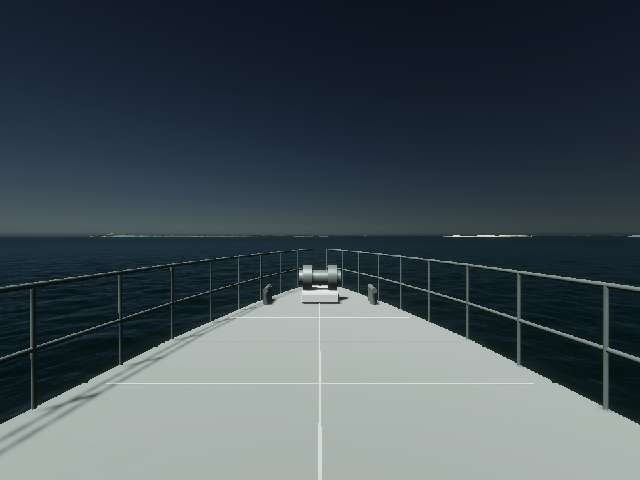
#> input picture output/sango-twin-camera/feed-frame.jpg, 640 x 480 px
$ python sango_camera_probe_frame.py
#> lines starting #> are read from the running program, lines starting #| are printed output that depends on the picture; after the words box and inside, x2 and y2 are one past the last pixel; in counts of white or black regions, pixels touching at a corner belong together
### colav_simulator/core/mast_cameras.py
"""Mast camera calibration table + pixel-box georef (P3-S2, spec #90).

Backend-authoritative single copy of the FCB45 mast sensor family
(``milliampere-ch5-fcb45-layout.md`` §4.2 placement table, FBX-measured mast
anchor: air draught 12.98 m, mast at x = +2.1 m forward of midship). The Unity
mast rig (`sango/Assets/Scripts/Runtime/Vessels/Mast/MastCameraTable.cs`)
mirrors these constants; the parity test
``tests/test_observations_endpoint.py`` pins both tables to the same literals
(edit any side only together with the other and this doc).

The X-band radar antenna mount (P1, 00-REPORT §3) rides this module as a
single-row PARALLEL table (``RADAR_*`` constants below) — not inside
``MAST_MOUNTS``, which stays the camera-only calibration family.

Conventions (frozen for v1):
- ``azimuth_deg``: relative bearing from the bow, compass-clockwise (0 = bow,
  90 = starboard beam, 180 = stern, 270 = port beam).
- Ship frame for Unity locals: +z forward (bow), +x starboard, +y up, origin at
  the waterline on midship (FCB45 FBX origin convention).
- Camera model: pinhole, square pixels, ``fx = (width / 2) / tan(HFOV / 2)``,
  optical axis at the mount azimuth (level, no pitch/roll in v1 — flat-sea
  convention shared with the sensor-model-v1 generator). The LiDAR row is the
  exception: it carries its install downtilt (``pitch_deg`` = -10, negative =
  down) — the Unity mast rig rotation and the contact-model blind ring both
  read it.
- Georef (contract observations-v1.md §5, backend-side): bearing from the pixel
  x-center, range from the box pixel height against a per-class target height
  prior above the waterline (milliAmpere camera-above-sea ranging), then NE =
  ownship + range * (cos bearing, sin bearing). Covariance is the bearing-frame
  polar sigma rotated into NE (radially elongated, sensor-model-v1 §3 E5 form).

Layout deviation note (S2, documented): the task layout is "EO x5 (bow +-60 deg
forward pair + beams 90/270 + stern 180), IR x4 (bow/port/stbd/stern), PTZ dual
spectrum facing forward". The EO ring therefore has no mount at exactly 0 deg —
the forward-looking EO role is the PTZ white channel (milliAmpere rationale:
"the forward role is covered by the PTZ tele channel"). The default detection
feed mount is ``mast_ptz_eo`` (0 deg, forward). With 90 deg HFOV ring mounts the
ring covers 15-345 deg; the dead-ahead 30 deg sector is the PTZ's own coverage.

LiDAR row (S3, ``mast_lidar``): the point-cloud view / near-field contact
channel (sensor_id=4, bypass — never enters the IPDA, contract sensor-model-v1
§2). The mount is the milliampere-ch5 §4.2 flange row: 11 m above the waterline
on the mast centreline (+2.1 m forward of midship), 10 deg install downtilt for
near-field coverage (with the +-15 deg vertical band the lower edge reaches
-25 deg => near blind ring 11/tan(25 deg) ~= 23.6 m). The pixel intrinsics are
the Unity depth-capture raster (640x184 = a 90x32 deg pinhole, tan(45)/tan(16)
aspect); the contact model uses only height/pitch/range from this row.
"""

from __future__ import annotations

import math
from dataclasses import dataclass

#: observation frame sensor_id vocabulary (contract observations-v1.md §2).
SENSOR_ID_EO = 2
SENSOR_ID_IR = 3
SENSOR_ID_LIDAR = 4  # bypass channel (sensor-model-v1 §2: never enters the IPDA)

#: 2 nautical miles in metres (external-camera default max range).
DEFAULT_MAX_RANGE_M = 2.0 * 1852.0

#: Per-class target height above the waterline prior (metres) used by the
#: box-height ranging. COCO "boat" (the YOLO filter class) boxes span
#: roughly waterline-to-superstructure on the rendered fleet.
CLASS_HEIGHT_PRIOR_M: dict[str, float] = {"boat": 2.5}
DEFAULT_HEIGHT_PRIOR_M = 5.0

#: Range clamp of the box-height ranging (a 2.5 m prior cannot be trusted past
#: the horizon of the small-target geometry; below this the box is essentially
#: at the own hull).
MIN_RANGE_M = 5.0

#: Default FramePublisher feed mount (forward EO = PTZ white channel) and its
#: published raster (FramePublisher.overrideCaptureSize when the rig owns the feed).
FEED_MOUNT_ID = "mast_ptz_eo"
FEED_WIDTH_PX = 640
FEED_HEIGHT_PX = 480

#: 1-sigma pixel quantization of the box center column (bearing) and of the box
#: height (range) driving the georeferenced covariance. The bearing sigma is
#: floored at 1 deg (mount alignment + ownship heading uncertainty budget) and
#: the cross-range sigma at 2 m (height-prior uncertainty projects laterally).
BEARING_SIGMA_PX = 2.0
BEARING_SIGMA_FLOOR_RAD = math.radians(1.0)
RANGE_RELATIVE_SIGMA = 0.15
RANGE_MIN_SIGMA_M = 2.0
CROSS_RANGE_MIN_SIGMA_M = 2.0


@dataclass(frozen=True)
class MastMount:
    """One mast sensor mount (calibration table row; sensor-model-v1 §3 mount_id)."""

    mount_id: str
    sensor_id: int  # 2 = camera_eo, 3 = camera_ir (contract observations-v1 §2)
    channel: str  # "camera_eo" | "camera_ir" (sensor-model-v1 §2 label)
    azimuth_deg: float  # relative bearing from bow, compass-clockwise
    hfov_deg: float  # horizontal field of view (FOV "档" per milliampere §4.2)
    reference_width_px: int  # reference raster for the intrinsics (fx scales with the actual frame)
    reference_height_px: int
    height_m: float  # above the waterline (mast rail 10.5, PTZ bracket 11.5, LiDAR flange 11.0)
    forward_offset_m: float  # + forward of midship (mast at +2.1, PTZ bracket +2.5)
    starboard_offset_m: float = 0.0  # all mounts sit on the mast centerline
    published_width_px: int = 0  # raster the Unity publisher emits (0 = reference)
    published_height_px: int = 0
    pitch_deg: float = 0.0  # install downtilt (negative = down; LiDAR row only)

    # [14 lines left out: functions fx_reference_px, frame_width_px, frame_height_px, not called in this run]


def focal_px(hfov_deg: float, width_px: float) -> float:
    """Pinhole focal length in pixels from a horizontal FOV (square pixels)."""
    return (width_px / 2.0) / math.tan(math.radians(hfov_deg) / 2.0)


def _eo(mount_id: str, azimuth_deg: float) -> MastMount:
    return MastMount(
        mount_id=mount_id,
        sensor_id=SENSOR_ID_EO,
        channel="camera_eo",
        azimuth_deg=azimuth_deg,
        hfov_deg=90.0,
        reference_width_px=1920,
        reference_height_px=1080,
        height_m=10.5,
        forward_offset_m=2.1,
    )


def _ir(mount_id: str, azimuth_deg: float) -> MastMount:
    return MastMount(
        mount_id=mount_id,
        sensor_id=SENSOR_ID_IR,
        channel="camera_ir",
        azimuth_deg=azimuth_deg,
        hfov_deg=90.0,
        reference_width_px=640,
        reference_height_px=512,
        height_m=10.5,
        forward_offset_m=2.1,
    )


#: EO ring x5 (task layout: bow +-60 deg forward pair, beams 90/270, stern 180).
_EO_BOW_STBD = _eo("mast_eo_bow_stbd", 60.0)
_EO_BOW_PORT = _eo("mast_eo_bow_port", 300.0)
_EO_STBD = _eo("mast_eo_stbd", 90.0)
_EO_PORT = _eo("mast_eo_port", 270.0)
_EO_QUARTER = _eo("mast_eo_quarter", 180.0)

#: IR ring x4 (milliampere §4.2: bow 0 / port 90 left / stbd 270 right / stern 180).
_IR_BOW = _ir("mast_ir_bow", 0.0)
_IR_STBD = _ir("mast_ir_stbd", 90.0)
_IR_PORT = _ir("mast_ir_port", 270.0)
_IR_QUARTER = _ir("mast_ir_quarter", 180.0)

#: Dual-spectrum PTZ (milliampere §4.2: mast-top forward bracket, fixed mount in
#: S2; pan/tilt control is out of segment). The white channel doubles as the
#: default detection feed mount (forward-looking EO role).
_PTZ_EO = MastMount(
    mount_id="mast_ptz_eo",
    sensor_id=SENSOR_ID_EO,
    channel="camera_eo",
    azimuth_deg=0.0,
    hfov_deg=60.0,
    reference_width_px=1920,
    reference_height_px=1080,
    height_m=11.5,
    forward_offset_m=2.5,
    published_width_px=FEED_WIDTH_PX,
    published_height_px=FEED_HEIGHT_PX,
)
_PTZ_IR = MastMount(
    mount_id="mast_ptz_ir",
    sensor_id=SENSOR_ID_IR,
    channel="camera_ir",
    azimuth_deg=0.0,
    hfov_deg=45.0,
    reference_width_px=640,
    reference_height_px=512,
    height_m=11.5,
    forward_offset_m=2.5,
)

#: LiDAR depth camera (S3, milliampere-ch5 §4.2 flange row: mast-top radar
#: 下方法兰 11 m, mast centreline; 10 deg install downtilt). The reference
#: raster is the Unity depth-capture pinhole (640x184 = 90x32 deg FOV,
#: aspect = tan(45 deg)/tan(16 deg)); the contact model reads only
#: height/pitch/range from this row. sensor_id=4 = bypass channel.
_LIDAR = MastMount(
    mount_id="mast_lidar",
    sensor_id=SENSOR_ID_LIDAR,
    channel="lidar",
    azimuth_deg=0.0,
    hfov_deg=90.0,
    reference_width_px=640,
    reference_height_px=184,
    height_m=11.0,
    forward_offset_m=2.1,
    pitch_deg=-10.0,
)

#: The whole family (EO x5 + IR x4 + PTZ dual x2 + LiDAR x1 = 12 calibration rows).
MAST_MOUNTS: tuple[MastMount, ...] = (
    _EO_BOW_STBD,
    _EO_BOW_PORT,
    _EO_STBD,
    _EO_PORT,
    _EO_QUARTER,
    _IR_BOW,
    _IR_STBD,
    _IR_PORT,
    _IR_QUARTER,
    _PTZ_EO,
    _PTZ_IR,
    _LIDAR,
)

MAST_MOUNTS_BY_ID: dict[str, MastMount] = {mount.mount_id: mount for mount in MAST_MOUNTS}


#: ── X-band radar antenna mount (P1 mast-top entity, 00-REPORT §3 A案定案) ──
#: Single-row PARALLEL table — deliberately not a ``MAST_MOUNTS`` row: that tuple
#: is the pixel-calibration camera family (sensor_id {2,3,4} vocabulary the
#: observations endpoint pins), a radar row would break the parity enumeration.
#: Mirror of the Unity ``sango/.../Mast/RadarAntennaMount.cs`` constants; change
#: both sides together (parity pinned by ``tests/test_observations_endpoint.py``).
RADAR_MOUNT_ID = "mast_top_xband"  # sensor-model-v1 §3 frozen vocabulary == RadarXParams.mount_id default
RADAR_ANTENNA_HEIGHT_M = 12.98  # FBX-measured mast top air draught (工程口径; FBX attribute 12.9)
RADAR_ANTENNA_FORWARD_M = 2.1  # mast centreline, +2.1 m forward of midship
RADAR_ANTENNA_STARBOARD_M = 0.0  # mast centreline
#: HALO24 24-inch radome envelope (manual 988-12307-003: Ø610×225 mm) — Unity procedural entity dims.
RADAR_RADOME_DIAMETER_M = 0.61
RADAR_RADOME_HEIGHT_M = 0.225
#: Default rotation 24 rpm == RadarXParams.rpm default (far-range mode, scan period 2.5 s).
RADAR_SCAN_RPM = 24.0


# [7 lines left out: function radar_scan_period_s, not called in this run]


@dataclass(frozen=True)
class GeoreferencedDetection:
    """One pixel box resolved to ownship-NED NE (sensor-model-v1 measurement)."""

    north_m: float
    east_m: float
    range_m: float
    bearing_rad: float  # world bearing from north, compass-clockwise (NE atan2 domain)
    cov_ne_m2: tuple[tuple[float, float], tuple[float, float]]
    target_height_m: float


# [59 lines left out: function georeference_box, not called in this run]

### tools/sango_camera_probe_frame.py
#!/usr/bin/env python3
"""P1-1a E2E frame composer (spec #90 review fix batch).

The sango twin's live mode does not render the scenario target ahead of the
ownship (Unity-side gap, ledgered in review-residue.md), so the camera causal
E2E cannot rely on the mast feed showing the target vessel. This composer
closes the loop through the REAL frame contract: it takes the REAL twin mast
feed render and draws the target vessel into its georef-projected pixel box —
the exact inverse of ``mast_cameras.georeference_box`` (bearing from the box
centre column, range from the box height against the 2.5 m boat prior). Real
YOLO then detects it, the observations endpoint georefs it back to within a
few metres of the simulator truth, and the assembled camera sensor associates.

Pure OpenCV drawing on the real render; the ZMQ/endpoint/tracker chain stays
untouched. Usage:
    .venv-detector/bin/python tools/sango_camera_probe_frame.py \
        --feed output/sango-twin-camera/feed-frame.jpg --out /tmp/composed.jpg
"""

from __future__ import annotations

import argparse
import sys
from pathlib import Path

import cv2
import numpy as np

REPO_ROOT = Path(__file__).resolve().parent.parent
sys.path.insert(0, str(REPO_ROOT))

from colav_simulator.core.mast_cameras import (  # noqa: E402
    CLASS_HEIGHT_PRIOR_M,
    FEED_HEIGHT_PX,
    FEED_MOUNT_ID,
    FEED_WIDTH_PX,
    MAST_MOUNTS_BY_ID,
    focal_px,
)


def compose(feed_path: Path, out_path: Path, range_m: float, boat_crop: Path | None) -> dict:
#> called with range_m = 15
    mount = MAST_MOUNTS_BY_ID[FEED_MOUNT_ID]
    frame = cv2.imread(str(feed_path))
#> frame is the input picture: shape (480, 640, 3); mean B, G, R 87.4, 80.9, 69.1
    if frame is None:
        raise FileNotFoundError(f"feed frame not found: {feed_path}")
    height, width = frame.shape[:2]
#> height = 480; width = 640

    fx = focal_px(mount.hfov_deg, width)
#> fx = 554.3
    height_prior = CLASS_HEIGHT_PRIOR_M["boat"]
    box_height_px = fx * height_prior / range_m
#> box_height_px = 92.38
    # Dead-ahead target: box centre on the optical axis (bearing offset 0);
    # box bottom at the waterline of a near object (just below the horizon band).
    u_center = width / 2.0
#> u_center = 320
    v_bottom = int(height * 0.52)
#> v_bottom = 249
    x0, x1 = int(u_center - box_height_px * 1.6), int(u_center + box_height_px * 1.6)
#> x0 = 172; x1 = 467
    y0, y1 = int(v_bottom - box_height_px), int(v_bottom)
#> y0 = 156; y1 = 249

    if boat_crop is not None and boat_crop.is_file():
        # Real boat photo (repo paper figure, YOLO-verified at conf 0.81 on the
        # source page) resized onto the projected box — photoreal pixels keep
        # the detector in its trained domain, unlike synthetic drawings.
        crop = cv2.imread(str(boat_crop))
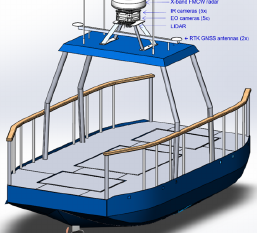
#> input picture output/sango-twin-camera/boat-crop.png, 257 x 233 px
#> crop is the input picture: shape (233, 257, 3); mean B, G, R 187.9, 173, 162.6
        if crop is None:
            raise FileNotFoundError(f"boat crop not found: {boat_crop}")
        box_h = int(round(box_height_px))
#> box_h = 92
        box_w = int(max(box_h * (crop.shape[1] / crop.shape[0]), box_height_px * 1.6))
#> box_w = 147
        x0, x1 = int(u_center - box_w / 2), int(u_center + box_w / 2)
#> x0 = 246; x1 = 393
        y0, y1 = v_bottom - box_h, v_bottom
#> y0 = 157
        resized = cv2.resize(crop, (x1 - x0, y1 - y0), interpolation=cv2.INTER_AREA)
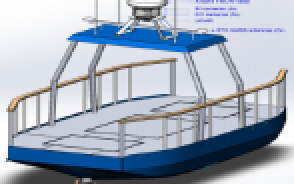
#> resized: shape (92, 147, 3) (shown 2 times larger); mean B, G, R 187.9, 173, 162.6
        mask = np.zeros((y1 - y0, x1 - x0), dtype=np.float32)
        cv2.ellipse(mask, ((x1 - x0) // 2, (y1 - y0) // 2), ((x1 - x0) // 2 - 2, (y1 - y0) // 2 - 2), 0, 0, 360, 1.0, -1)
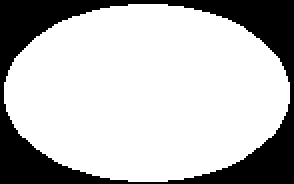
#> mask: shape (92, 147) float32 (shown 2 times larger); values 0 (black) and 1 (white), 73.8% white; 1 black region, box (x1, y1, x2, y2) and area: (0, 0, 147, 92) 3545
        mask = cv2.GaussianBlur(mask, (0, 0), 3)[..., None]
        frame[y0:y1, x0:x1] = (resized * mask + frame[y0:y1, x0:x1] * (1.0 - mask)).astype(np.uint8)
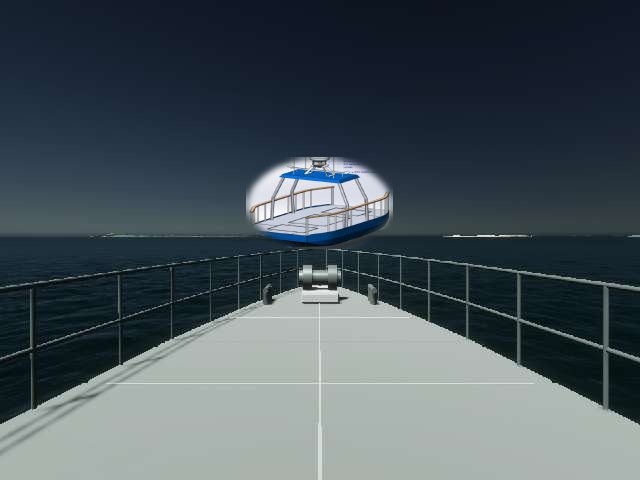
#> frame: shape (480, 640, 3); 3.92% of pixels changed, all inside (x1, y1, x2, y2) = (246, 157, 393, 249)
    else:
        # Fallback silhouette (dark hull + white superstructure).
        box_h = int(round(box_height_px))
        box_w = int(box_height_px * 1.6)
        x0, x1 = int(u_center - box_w / 2), int(u_center + box_w / 2)
        y0, y1 = v_bottom - box_h, v_bottom
        hull_top = int(y0 + 0.45 * (y1 - y0))
        cv2.rectangle(frame, (x0, hull_top), (x1, y1), (70, 55, 40), -1)
        cv2.rectangle(frame, (x0 + 6, y0), (x1 - 6, hull_top), (235, 240, 245), -1)
    cv2.imwrite(str(out_path), frame)
    return {
        "box_xyxy": [x0, y0, x1, y1],
        "box_height_px": box_height_px,
        "projected_range_m": fx * height_prior / max(y1 - y0, 1),
        "u_center": u_center,
    }


def main() -> int:
    parser = argparse.ArgumentParser(description=__doc__)
    parser.add_argument("--feed", default=str(REPO_ROOT / "output/sango-twin-camera/feed-frame.jpg"))
    parser.add_argument("--out", default="/tmp/sango-camera-composed.jpg")
    parser.add_argument("--range-m", type=float, default=15.0, help="projected target range (georef lands here)")
    parser.add_argument("--boat-crop", default=str(REPO_ROOT / "output/sango-twin-camera/boat-crop.png"),
                        help="real boat photo crop pasted into the projected box")
    args = parser.parse_args()
    info = compose(Path(args.feed), Path(args.out), args.range_m, Path(args.boat_crop))
    print(f"[compose] {args.out} box={info['box_xyxy']} projected_range={info['projected_range_m']:.1f}m")
#> (printed output is left out)
    return 0


if __name__ == "__main__":
    raise SystemExit(main())
#> (the program exits here)
